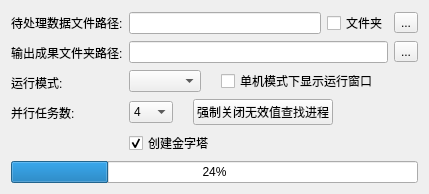
     <widget class="QWidget" name="Invalidvaluelookup_page">
      <layout class="QGridLayout" name="gridLayout_20">
       <item row="0" column="0" colspan="2">
        <layout class="QGridLayout" name="gridLayout_18">
         <item row="0" column="0">
          <layout class="QGridLayout" name="gridLayout_19">
           <item row="1" column="0">
            <widget class="QLabel" name="label_17">
             <property name="text">
              <string>输出成果文件夹路径:</string>
             </property>
            </widget>
           </item>
           <item row="2" column="0">
            <widget class="QLabel" name="label_18">
             <property name="text">
              <string>运行模式:</string>
             </property>
            </widget>
           </item>
           <item row="3" column="0">
            <widget class="QLabel" name="label_19">
             <property name="text">
              <string>并行任务数:</string>
             </property>
            </widget>
           </item>
           <item row="0" column="0">
            <widget class="QLabel" name="label_16">
             <property name="text">
              <string>待处理数据文件路径:</string>
             </property>
            </widget>
           </item>
           <item row="4" column="0">
            <widget class="QLabel" name="label_20">
             <property name="text">
              <string/>
             </property>
            </widget>
           </item>
          </layout>
         </item>
         <item row="0" column="1">
          <layout class="QGridLayout" name="gridLayout_21">
           <item row="0" column="0">
            <layout class="QHBoxLayout" name="horizontalLayout_21">
             <item>
              <widget class="QLineEdit" name="lineEdit_13"/>
             </item>
             <item>
              <widget class="QCheckBox" name="checkBox_3">
               <property name="text">
                <string>文件夹</string>
               </property>
              </widget>
             </item>
             <item>
              <widget class="QToolButton" name="toolButton_9">
               <property name="text">
                <string>...</string>
               </property>
              </widget>
             </item>
            </layout>
           </item>
           <item row="1" column="0">
            <layout class="QHBoxLayout" name="horizontalLayout_22">
             <item>
              <widget class="QLineEdit" name="lineEdit_14"/>
             </item>
             <item>
              <widget class="QToolButton" name="toolButton_10">
               <property name="text">
                <string>...</string>
               </property>
              </widget>
             </item>
            </layout>
           </item>
           <item row="2" column="0">
            <layout class="QHBoxLayout" name="horizontalLayout_23" stretch="1,2,1">
             <property name="spacing">
              <number>20</number>
             </property>
             <item>
              <widget class="QComboBox" name="comboBox_4"/>
             </item>
             <item>
              <widget class="QCheckBox" name="checkBox_27">
               <property name="text">
                <string>单机模式下显示运行窗口</string>
               </property>
              </widget>
             </item>
             <item>
              <spacer name="horizontalSpacer_11">
               <property name="orientation">
                <enum>Qt::Horizontal</enum>
               </property>
               <property name="sizeHint" stdset="0">
                <size>
                 <width>40</width>
                 <height>20</height>
                </size>
               </property>
              </spacer>
             </item>
            </layout>
           </item>
           <item row="3" column="0">
            <layout class="QHBoxLayout" name="horizontalLayout_24" stretch="1,1,2">
             <property name="spacing">
              <number>20</number>
             </property>
             <item>
              <widget class="QComboBox" name="comboBox_5">
               <property name="currentIndex">
                <number>3</number>
               </property>
               <property name="modelColumn">
                <number>0</number>
               </property>
               <item>
                <property name="text">
                 <string>1</string>
                </property>
               </item>
               <item>
                <property name="text">
                 <string>2</string>
                </property>
               </item>
               <item>
                <property name="text">
                 <string>3</string>
                </property>
               </item>
               <item>
                <property name="text">
                 <string>4</string>
                </property>
               </item>
               <item>
                <property name="text">
                 <string>5</string>
                </property>
               </item>
               <item>
                <property name="text">
                 <string>6</string>
                </property>
               </item>
               <item>
                <property name="text">
                 <string>7</string>
                </property>
               </item>
               <item>
                <property name="text">
                 <string>8</string>
                </property>
               </item>
               <item>
                <property name="text">
                 <string>9</string>
                </property>
               </item>
               <item>
                <property name="text">
                 <string>10</string>
                </property>
               </item>
              </widget>
             </item>
             <item>
              <widget class="QPushButton" name="pushButton_16">
               <property name="text">
                <string>强制关闭无效值查找进程</string>
               </property>
              </widget>
             </item>
             <item>
              <spacer name="horizontalSpacer_12">
               <property name="orientation">
                <enum>Qt::Horizontal</enum>
               </property>
               <property name="sizeHint" stdset="0">
                <size>
                 <width>40</width>
                 <height>20</height>
                </size>
               </property>
              </spacer>
             </item>
            </layout>
           </item>
           <item row="4" column="0">
            <layout class="QHBoxLayout" name="horizontalLayout_25" stretch="0,2">
             <item>
              <widget class="QCheckBox" name="checkBox_4">
               <property name="text">
                <string>创建金字塔</string>
               </property>
               <property name="checked">
                <bool>true</bool>
               </property>
              </widget>
             </item>
             <item>
              <spacer name="horizontalSpacer_16">
               <property name="orientation">
                <enum>Qt::Horizontal</enum>
               </property>
               <property name="sizeHint" stdset="0">
                <size>
                 <width>40</width>
                 <height>20</height>
                </size>
               </property>
              </spacer>
             </item>
            </layout>
           </item>
          </layout>
         </item>
         <item row="1" column="0" colspan="2">
          <widget class="QProgressBar" name="progressBar_4">
           <property name="value">
            <number>24</number>
           </property>
          </widget>
         </item>
        </layout>
       </item>
      </layout>
     </widget>
